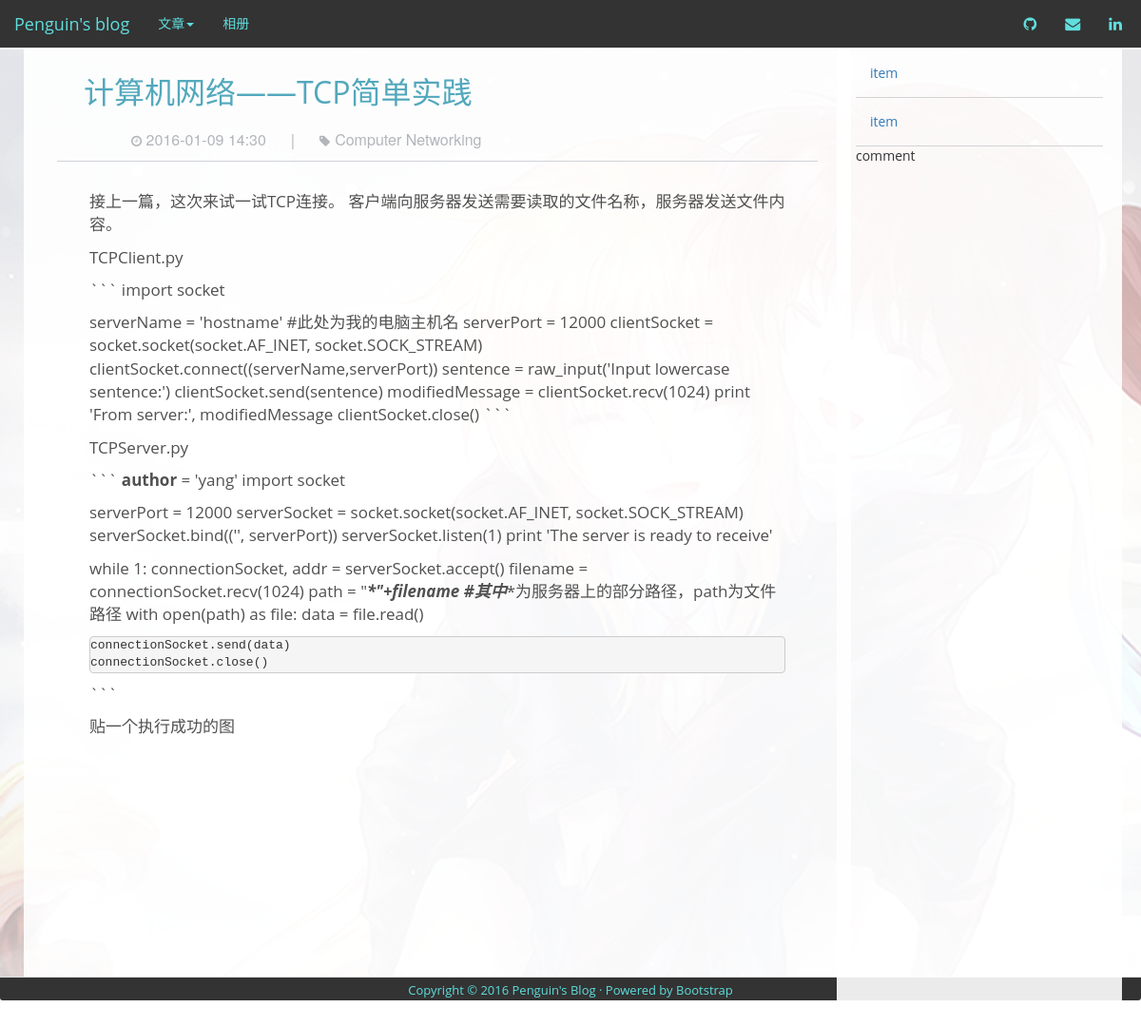
The page /post/5 on the database its author committed.
### app/models.py (models this page shows)
class Post(db.Model):
    id = db.Column(db.Integer, primary_key=True)
    title = db.Column(db.String)
    body = db.Column(db.String)
    timestamp = db.Column(db.String)
    tag = db.Column(db.String)
    info = db.Column(db.String)
    body_markdown = db.Column(db.String)
    counter = db.Column(db.Integer)

### app/views.py (the view)
@app.route('/post/<post_id>')
def post(post_id):
    post = db.session.query(Post).filter(Post.id == post_id).first()
    html_txt = markdown.markdown(post.body_markdown)
    post.body = html_txt
    db.session.add(post)
    db.session.commit()
    return render_template('post.html',
                           post = post)

### app/views.py (called while the page is built)
@app.before_request #register a function to run before every request
def before_request():
    g.user = current_user
    if g.user.is_authenticated:
        g.user.last_seen = datetime.utcnow()
        db.session.add(g.user)
        db.session.commit()

### app/templates/post.html
{% extends "base.html" %}
{% block content %}
<div>
    <div class="post">
        <div class="post-header">
            <div class="post-title">{{post.title}}</div>
            <div class="post-header-buttom">
                <div class="post-timestamp"> {{post.timestamp}}</div>
                <div class="post-header-buttom-divider">|</div>
                <div class="post-tag">{{post.tag}}</div>
            </div>
        </div>
        <div class="post-body font-kai">
            {{post.body | safe}}
        </div>
    </div>
</div>
{% endblock %}

### app/static/custom.css (style rules this page uses)
body { z-index: 0; font-family: 'Open Sans','Helvetica Neue',Arial,'Hiragino Sans GB','Microsoft YaHei','WenQuanYi Micro Hei',sans-serif; }
.post { margin: 10px; padding: 10px; padding-bottom: 100px; }
.post-header, .post-body { padding-left: 2em; padding-right: 2em; }
.post-header { display: block; color: #333; margin: 0; line-height: 20px; border-bottom: solid 1px #cfd2d8; }
.post-title { display: block; font-size: xx-large; color: #52a8bc; font-weight: 500; }
.post-header-buttom { display: block; padding-left: 30px; padding-top: 10px; padding-bottom: 10px; min-height: 30px; }
.post-timestamp:before { font-family: FontAwesome; content: "\f017"; font-size: small; }
.post-tag:before { font-family: FontAwesome; content: "\f02b"; font-size: small; padding-right: 5px; }
.post-timestamp, .post-tag { display: inline-block; padding: 20px; padding-bottom: 0px; font-size: medium; font-family: "Helvetica Neue", Helvetica, Arial, sans-serif; color: #b2b5ba; }
.post-header-buttom-divider { display: inline-block; font-size: medium; color: #b2b5ba; }
.post-body { padding-top: 30px; padding-left: 2em; padding-right: 2em; font-size: 17px; font-weight: 400; color: #505050; }
pre { padding: 0px; }

### rows shown on the page
Post: title "计算机网络——TCP简单实践", timestamp "2016-01-09 14:30", tag "Computer Networking", body "接上一篇，这次来试一试TCP连接。 客户端向服务器发送需要读取的文件名称，服务器发送文件内容。 TCPClient.py ``` import socket serverName = 'hostname' #此处为我的电脑主机名 serverPort = 12000 clientSocket = socket.socket(socket.AF_INET, socket.SOCK_STREAM) clientSocket.connect((serverName,serverPort)) sentence = raw_input('Input lowercase sentence:') clientSocket.send(sentence) modifiedMessage = clientSocket.recv(1024) print 'From server:', modifiedMessage clientSocket.close() ``` TCPServer.py ``` author = 'yang' import socket serverPort = 12000 serverSocket = socket.socket(socket.AF_INET, socket.SOCK_STREAM) serverSocket.bind(('', serverPort)) serverSocket.listen(1) print 'The server is ready to receive' while 1: connectionSocket, addr =…"
